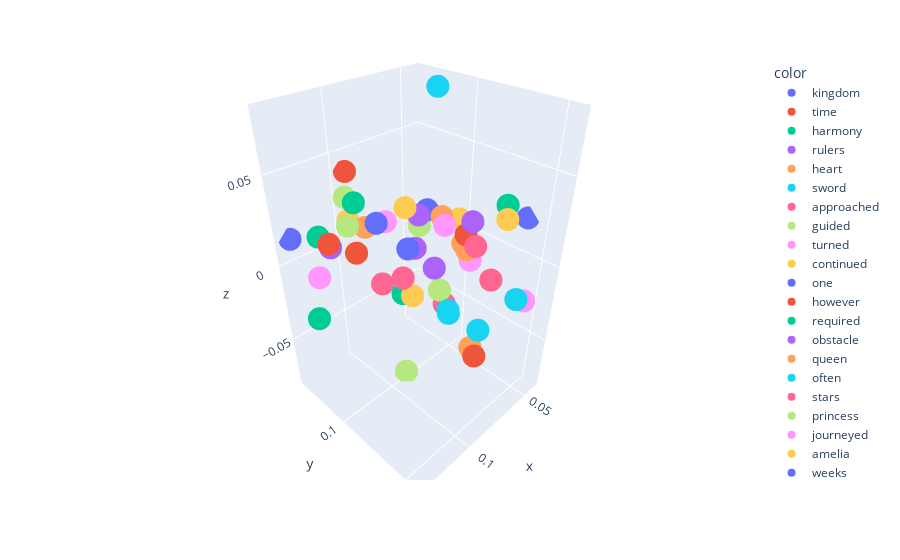

Notebook cell for this chart:
### Code cell
# Visualising the words vectors in 3D
import plotly.express as px

temp = []
for word in all_words:
    temp.append(word_embedding_dict[word])

fig = px.scatter_3d(x=[x[0] for x in temp[50:100]], 
                    y=[x[1] for x in temp[50:100]], 
                    z=[x[2] for x in temp[50:100]], 
                    color=all_words[50:100])
fig.show()

### Figure 1 — Plotly figure (JSON) as saved in the notebook; plotly's stock layout.template omitted (floating-point values rounded to 4 significant figures)
{"data": [{"hovertemplate": "color=kingdom<br>x=%{x}<br>y=%{y}<br>z=%{z}<extra></extra>", "legendgroup": "kingdom", "marker": {"color": "#636efa", "symbol": "circle"}, "mode": "markers", "name": "kingdom", "scene": "scene", "showlegend": true, "type": "scatter3d", "x": [0.06253], "y": [0.09104], "z": [0.01639]}, {"hovertemplate": "color=time<br>x=%{x}<br>y=%{y}<br>z=%{z}<extra></extra>", "legendgroup": "time", "marker": {"color": "#EF553B", "symbol": "circle"}, "mode": "markers", "name": "time", "scene": "scene", "showlegend": true, "type": "scatter3d", "x": [0.09804], "y": [0.0726], "z": [-0.003595]}, {"hovertemplate": "color=harmony<br>x=%{x}<br>y=%{y}<br>z=%{z}<extra></extra>", "legendgroup": "harmony", "marker": {"color": "#00cc96", "symbol": "circle"}, "mode": "markers", "name": "harmony", "scene": "scene", "showlegend": true, "type": "scatter3d", "x": [0.1232], "y": [0.07698], "z": [0.01941]}, {"hovertemplate": "color=rulers<br>x=%{x}<br>y=%{y}<br>z=%{z}<extra></extra>", "legendgroup": "rulers", "marker": {"color": "#ab63fa", "symbol": "circle"}, "mode": "markers", "name": "rulers", "scene": "scene", "showlegend": true, "type": "scatter3d", "x": [0.0591], "y": [0.07811], "z": [-0.01567]}, {"hovertemplate": "color=heart<br>x=%{x}<br>y=%{y}<br>z=%{z}<extra></extra>", "legendgroup": "heart", "marker": {"color": "#FFA15A", "symbol": "circle"}, "mode": "markers", "name": "heart", "scene": "scene", "showlegend": true, "type": "scatter3d", "x": [0.07657], "y": [0.1375], "z": [-0.04399]}, {"hovertemplate": "color=sword<br>x=%{x}<br>y=%{y}<br>z=%{z}<extra></extra>", "legendgroup": "sword", "marker": {"color": "#19d3f3", "symbol": "circle"}, "mode": "markers", "name": "sword", "scene": "scene", "showlegend": true, "type": "scatter3d", "x": [0.0789], "y": [0.1434], "z": [-0.02629]}, {"hovertemplate": "color=approached<br>x=%{x}<br>y=%{y}<br>z=%{z}<extra></extra>", "legendgroup": "approached", "marker": {"color": "#FF6692", "symbol": "circle"}, "mode": "markers", "name": "approached", "scene": "scene", "showlegend": true, "type": "scatter3d", "x": [0.07089], "y": [0.1129], "z": [-0.03113]}, {"hovertemplate": "color=guided<br>x=%{x}<br>y=%{y}<br>z=%{z}<extra></extra>", "legendgroup": "guided", "marker": {"color": "#B6E880", "symbol": "circle"}, "mode": "markers", "name": "guided", "scene": "scene", "showlegend": true, "type": "scatter3d", "x": [0.08552], "y": [0.1224], "z": [-0.00843]}, {"hovertemplate": "color=turned<br>x=%{x}<br>y=%{y}<br>z=%{z}<extra></extra>", "legendgroup": "turned", "marker": {"color": "#FF97FF", "symbol": "circle"}, "mode": "markers", "name": "turned", "scene": "scene", "showlegend": true, "type": "scatter3d", "x": [0.06499], "y": [0.1244], "z": [0.0007129]}, {"hovertemplate": "color=continued<br>x=%{x}<br>y=%{y}<br>z=%{z}<extra></extra>", "legendgroup": "continued", "marker": {"color": "#FECB52", "symbol": "circle"}, "mode": "markers", "name": "continued", "scene": "scene", "showlegend": true, "type": "scatter3d", "x": [0.06721], "y": [0.1458], "z": [0.0342]}, {"hovertemplate": "color=one<br>x=%{x}<br>y=%{y}<br>z=%{z}<extra></extra>", "legendgroup": "one", "marker": {"color": "#636efa", "symbol": "circle"}, "mode": "markers", "name": "one", "scene": "scene", "showlegend": true, "type": "scatter3d", "x": [0.1301], "y": [0.06209], "z": [0.01461]}, {"hovertemplate": "color=however<br>x=%{x}<br>y=%{y}<br>z=%{z}<extra></extra>", "legendgroup": "however", "marker": {"color": "#EF553B", "symbol": "circle"}, "mode": "markers", "name": "however", "scene": "scene", "showlegend": true, "type": "scatter3d", "x": [0.08835], "y": [0.1492], "z": [-0.03375]}, {"hovertemplate": "color=required<br>x=%{x}<br>y=%{y}<br>z=%{z}<extra></extra>", "legendgroup": "required", "marker": {"color": "#00cc96", "symbol": "circle"}, "mode": "markers", "name": "required", "scene": "scene", "showlegend": true, "type": "scatter3d", "x": [0.05124], "y": [0.1345], "z": [0.03114]}, {"hovertemplate": "color=obstacle<br>x=%{x}<br>y=%{y}<br>z=%{z}<extra></extra>", "legendgroup": "obstacle", "marker": {"color": "#ab63fa", "symbol": "circle"}, "mode": "markers", "name": "obstacle", "scene": "scene", "showlegend": true, "type": "scatter3d", "x": [0.07922], "y": [0.1013], "z": [0.02372]}, {"hovertemplate": "color=queen<br>x=%{x}<br>y=%{y}<br>z=%{z}<extra></extra>", "legendgroup": "queen", "marker": {"color": "#FFA15A", "symbol": "circle"}, "mode": "markers", "name": "queen", "scene": "scene", "showlegend": true, "type": "scatter3d", "x": [0.06959], "y": [0.1083], "z": [0.02179]}, {"hovertemplate": "color=often<br>x=%{x}<br>y=%{y}<br>z=%{z}<extra></extra>", "legendgroup": "often", "marker": {"color": "#19d3f3", "symbol": "circle"}, "mode": "markers", "name": "often", "scene": "scene", "showlegend": true, "type": "scatter3d", "x": [0.04869], "y": [0.08407], "z": [0.07694]}, {"hovertemplate": "color=stars<br>x=%{x}<br>y=%{y}<br>z=%{z}<extra></extra>", "legendgroup": "stars", "marker": {"color": "#FF6692", "symbol": "circle"}, "mode": "markers", "name": "stars", "scene": "scene", "showlegend": true, "type": "scatter3d", "x": [0.09044], "y": [0.084], "z": [-0.0223]}, {"hovertemplate": "color=princess<br>x=%{x}<br>y=%{y}<br>z=%{z}<extra></extra>", "legendgroup": "princess", "marker": {"color": "#B6E880", "symbol": "circle"}, "mode": "markers", "name": "princess", "scene": "scene", "showlegend": true, "type": "scatter3d", "x": [0.0977], "y": [0.06567], "z": [0.02736]}, {"hovertemplate": "color=journeyed<br>x=%{x}<br>y=%{y}<br>z=%{z}<extra></extra>", "legendgroup": "journeyed", "marker": {"color": "#FF97FF", "symbol": "circle"}, "mode": "markers", "name": "journeyed", "scene": "scene", "showlegend": true, "type": "scatter3d", "x": [0.05708], "y": [0.1541], "z": [-0.0136]}, {"hovertemplate": "color=amelia<br>x=%{x}<br>y=%{y}<br>z=%{z}<extra></extra>", "legendgroup": "amelia", "marker": {"color": "#FECB52", "symbol": "circle"}, "mode": "markers", "name": "amelia", "scene": "scene", "showlegend": true, "type": "scatter3d", "x": [0.09143], "y": [0.1044], "z": [0.03367]}, {"hovertemplate": "color=weeks<br>x=%{x}<br>y=%{y}<br>z=%{z}<extra></extra>", "legendgroup": "weeks", "marker": {"color": "#636efa", "symbol": "circle"}, "mode": "markers", "name": "weeks", "scene": "scene", "showlegend": true, "type": "scatter3d", "x": [0.04018], "y": [0.1398], "z": [0.02185]}, {"hovertemplate": "color=lies<br>x=%{x}<br>y=%{y}<br>z=%{z}<extra></extra>", "legendgroup": "lies", "marker": {"color": "#EF553B", "symbol": "circle"}, "mode": "markers", "name": "lies", "scene": "scene", "showlegend": true, "type": "scatter3d", "x": [0.1224], "y": [0.08415], "z": [0.01815]}, {"hovertemplate": "color=thrive<br>x=%{x}<br>y=%{y}<br>z=%{z}<extra></extra>", "legendgroup": "thrive", "marker": {"color": "#00cc96", "symbol": "circle"}, "mode": "markers", "name": "thrive", "scene": "scene", "showlegend": true, "type": "scatter3d", "x": [0.1149], "y": [0.09614], "z": [0.04186]}, {"hovertemplate": "color=joyous<br>x=%{x}<br>y=%{y}<br>z=%{z}<extra></extra>", "legendgroup": "joyous", "marker": {"color": "#ab63fa", "symbol": "circle"}, "mode": "markers", "name": "joyous", "scene": "scene", "showlegend": true, "type": "scatter3d", "x": [0.0595], "y": [0.1201], "z": [0.01953]}, {"hovertemplate": "color=leisurely<br>x=%{x}<br>y=%{y}<br>z=%{z}<extra></extra>", "legendgroup": "leisurely", "marker": {"color": "#FFA15A", "symbol": "circle"}, "mode": "markers", "name": "leisurely", "scene": "scene", "showlegend": true, "type": "scatter3d", "x": [0.05824], "y": [0.1135], "z": [0.003135]}, {"hovertemplate": "color=wise<br>x=%{x}<br>y=%{y}<br>z=%{z}<extra></extra>", "legendgroup": "wise", "marker": {"color": "#19d3f3", "symbol": "circle"}, "mode": "markers", "name": "wise", "scene": "scene", "showlegend": true, "type": "scatter3d", "x": [0.08802], "y": [0.1307], "z": [-0.01534]}, {"hovertemplate": "color=ancient<br>x=%{x}<br>y=%{y}<br>z=%{z}<extra></extra>", "legendgroup": "ancient", "marker": {"color": "#FF6692", "symbol": "circle"}, "mode": "markers", "name": "ancient", "scene": "scene", "showlegend": true, "type": "scatter3d", "x": [0.1018], "y": [0.1132], "z": [0.002766]}, {"hovertemplate": "color=embarked<br>x=%{x}<br>y=%{y}<br>z=%{z}<extra></extra>", "legendgroup": "embarked", "marker": {"color": "#B6E880", "symbol": "circle"}, "mode": "markers", "name": "embarked", "scene": "scene", "showlegend": true, "type": "scatter3d", "x": [0.08884], "y": [0.1004], "z": [-0.08058]}, {"hovertemplate": "color=etched<br>x=%{x}<br>y=%{y}<br>z=%{z}<extra></extra>", "legendgroup": "etched", "marker": {"color": "#FF97FF", "symbol": "circle"}, "mode": "markers", "name": "etched", "scene": "scene", "showlegend": true, "type": "scatter3d", "x": [0.08323], "y": [0.08031], "z": [0.01305]}, {"hovertemplate": "color=vanquish<br>x=%{x}<br>y=%{y}<br>z=%{z}<extra></extra>", "legendgroup": "vanquish", "marker": {"color": "#FECB52", "symbol": "circle"}, "mode": "markers", "name": "vanquish", "scene": "scene", "showlegend": true, "type": "scatter3d", "x": [0.08937], "y": [0.1068], "z": [-0.0186]}, {"hovertemplate": "color=courage<br>x=%{x}<br>y=%{y}<br>z=%{z}<extra></extra>", "legendgroup": "courage", "marker": {"color": "#636efa", "symbol": "circle"}, "mode": "markers", "name": "courage", "scene": "scene", "showlegend": true, "type": "scatter3d", "x": [0.08499], "y": [0.09915], "z": [0.005275]}, {"hovertemplate": "color=wizard<br>x=%{x}<br>y=%{y}<br>z=%{z}<extra></extra>", "legendgroup": "wizard", "marker": {"color": "#EF553B", "symbol": "circle"}, "mode": "markers", "name": "wizard", "scene": "scene", "showlegend": true, "type": "scatter3d", "x": [0.06401], "y": [0.1199], "z": [0.01367]}, {"hovertemplate": "color=reached<br>x=%{x}<br>y=%{y}<br>z=%{z}<extra></extra>", "legendgroup": "reached", "marker": {"color": "#00cc96", "symbol": "circle"}, "mode": "markers", "name": "reached", "scene": "scene", "showlegend": true, "type": "scatter3d", "x": [0.1312], "y": [0.08058], "z": [-0.02504]}, {"hovertemplate": "color=sweep<br>x=%{x}<br>y=%{y}<br>z=%{z}<extra></extra>", "legendgroup": "sweep", "marker": {"color": "#ab63fa", "symbol": "circle"}, "mode": "markers", "name": "sweep", "scene": "scene", "showlegend": true, "type": "scatter3d", "x": [0.08439], "y": [0.1174], "z": [0.002009]}, {"hovertemplate": "color=true<br>x=%{x}<br>y=%{y}<br>z=%{z}<extra></extra>", "legendgroup": "true", "marker": {"color": "#FFA15A", "symbol": "circle"}, "mode": "markers", "name": "true", "scene": "scene", "showlegend": true, "type": "scatter3d", "x": [0.06681], "y": [0.1232], "z": [0.007397]}, {"hovertemplate": "color=atop<br>x=%{x}<br>y=%{y}<br>z=%{z}<extra></extra>", "legendgroup": "atop", "marker": {"color": "#19d3f3", "symbol": "circle"}, "mode": "markers", "name": "atop", "scene": "scene", "showlegend": true, "type": "scatter3d", "x": [0.06965], "y": [0.1572], "z": [-0.003853]}, {"hovertemplate": "color=peace<br>x=%{x}<br>y=%{y}<br>z=%{z}<extra></extra>", "legendgroup": "peace", "marker": {"color": "#FF6692", "symbol": "circle"}, "mode": "markers", "name": "peace", "scene": "scene", "showlegend": true, "type": "scatter3d", "x": [0.06171], "y": [0.1362], "z": [-0.007448]}, {"hovertemplate": "color=tested<br>x=%{x}<br>y=%{y}<br>z=%{z}<extra></extra>", "legendgroup": "tested", "marker": {"color": "#B6E880", "symbol": "circle"}, "mode": "markers", "name": "tested", "scene": "scene", "showlegend": true, "type": "scatter3d", "x": [0.06251], "y": [0.08512], "z": [0.004209]}, {"hovertemplate": "color=consulting<br>x=%{x}<br>y=%{y}<br>z=%{z}<extra></extra>", "legendgroup": "consulting", "marker": {"color": "#FF97FF", "symbol": "circle"}, "mode": "markers", "name": "consulting", "scene": "scene", "showlegend": true, "type": "scatter3d", "x": [0.134], "y": [0.09102], "z": [0.008038]}, {"hovertemplate": "color=erupted<br>x=%{x}<br>y=%{y}<br>z=%{z}<extra></extra>", "legendgroup": "erupted", "marker": {"color": "#FECB52", "symbol": "circle"}, "mode": "markers", "name": "erupted", "scene": "scene", "showlegend": true, "type": "scatter3d", "x": [0.04773], "y": [0.1014], "z": [0.008969]}, {"hovertemplate": "color=celebration<br>x=%{x}<br>y=%{y}<br>z=%{z}<extra></extra>", "legendgroup": "celebration", "marker": {"color": "#636efa", "symbol": "circle"}, "mode": "markers", "name": "celebration", "scene": "scene", "showlegend": true, "type": "scatter3d", "x": [0.102], "y": [0.09539], "z": [0.02585]}, {"hovertemplate": "color=high<br>x=%{x}<br>y=%{y}<br>z=%{z}<extra></extra>", "legendgroup": "high", "marker": {"color": "#EF553B", "symbol": "circle"}, "mode": "markers", "name": "high", "scene": "scene", "showlegend": true, "type": "scatter3d", "x": [0.09419], "y": [0.06309], "z": [0.03966]}, {"hovertemplate": "color=along<br>x=%{x}<br>y=%{y}<br>z=%{z}<extra></extra>", "legendgroup": "along", "marker": {"color": "#00cc96", "symbol": "circle"}, "mode": "markers", "name": "along", "scene": "scene", "showlegend": true, "type": "scatter3d", "x": [0.08414], "y": [0.09381], "z": [-0.02724]}, {"hovertemplate": "color=wane<br>x=%{x}<br>y=%{y}<br>z=%{z}<extra></extra>", "legendgroup": "wane", "marker": {"color": "#ab63fa", "symbol": "circle"}, "mode": "markers", "name": "wane", "scene": "scene", "showlegend": true, "type": "scatter3d", "x": [0.1214], "y": [0.08379], "z": [0.0155]}, {"hovertemplate": "color=could<br>x=%{x}<br>y=%{y}<br>z=%{z}<extra></extra>", "legendgroup": "could", "marker": {"color": "#FFA15A", "symbol": "circle"}, "mode": "markers", "name": "could", "scene": "scene", "showlegend": true, "type": "scatter3d", "x": [0.09334], "y": [0.07568], "z": [0.01185]}, {"hovertemplate": "color=mountaintop<br>x=%{x}<br>y=%{y}<br>z=%{z}<extra></extra>", "legendgroup": "mountaintop", "marker": {"color": "#19d3f3", "symbol": "circle"}, "mode": "markers", "name": "mountaintop", "scene": "scene", "showlegend": true, "type": "scatter3d", "x": [0.09167], "y": [0.1343], "z": [-0.01299]}, {"hovertemplate": "color=villagers<br>x=%{x}<br>y=%{y}<br>z=%{z}<extra></extra>", "legendgroup": "villagers", "marker": {"color": "#FF6692", "symbol": "circle"}, "mode": "markers", "name": "villagers", "scene": "scene", "showlegend": true, "type": "scatter3d", "x": [0.06727], "y": [0.129], "z": [0.01228]}, {"hovertemplate": "color=reminded<br>x=%{x}<br>y=%{y}<br>z=%{z}<extra></extra>", "legendgroup": "reminded", "marker": {"color": "#B6E880", "symbol": "circle"}, "mode": "markers", "name": "reminded", "scene": "scene", "showlegend": true, "type": "scatter3d", "x": [0.1137], "y": [0.08846], "z": [0.02622]}, {"hovertemplate": "color=lush<br>x=%{x}<br>y=%{y}<br>z=%{z}<extra></extra>", "legendgroup": "lush", "marker": {"color": "#FF97FF", "symbol": "circle"}, "mode": "markers", "name": "lush", "scene": "scene", "showlegend": true, "type": "scatter3d", "x": [0.09569], "y": [0.1335], "z": [0.03784]}, {"hovertemplate": "color=spell<br>x=%{x}<br>y=%{y}<br>z=%{z}<extra></extra>", "legendgroup": "spell", "marker": {"color": "#FECB52", "symbol": "circle"}, "mode": "markers", "name": "spell", "scene": "scene", "showlegend": true, "type": "scatter3d", "x": [0.09542], "y": [0.06396], "z": [0.01191]}], "layout": {"legend": {"title": {"text": "color"}, "tracegroupgap": 0}, "margin": {"t": 60}, "scene": {"domain": {"x": [0, 1], "y": [0, 1]}, "xaxis": {"title": {"text": "x"}}, "yaxis": {"title": {"text": "y"}}, "zaxis": {"title": {"text": "z"}}}}}
